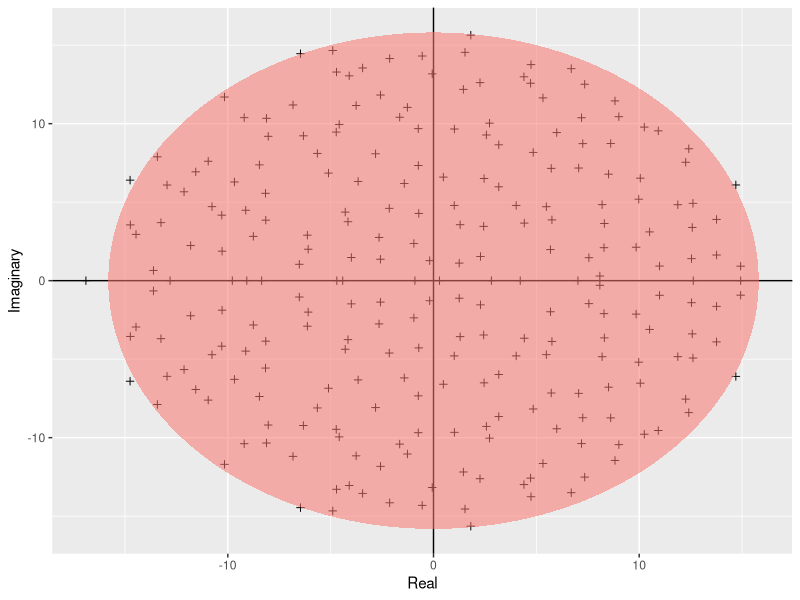

The R source for this figure:
### combine MQB scripts 
require(ggplot2)

#setwd("/home/lisa/Documents/CMEECourseWork/week3/DataR/code")


build_ellipse <- function(hradius, vradius){ # function that returns an ellipse
  npoints = 250
  a <- seq(0, 2 * pi, length = npoints + 1)
  x <- hradius * cos(a)
  y <- vradius * sin(a)  
  return(data.frame(x = x, y = y))
}

N <- 250 # Assign size of the matrix

M <- matrix(rnorm(N * N), N, N) # Build the matrix

eigvals <- eigen(M)$values # Find the eigenvalues

eigDF <- data.frame("Real" = Re(eigvals), "Imaginary" = Im(eigvals)) # Build a dataframe

my_radius <- sqrt(N) # The radius of the circle is sqrt(N)

ellDF <- build_ellipse(my_radius, my_radius) # Dataframe to plot the ellipse

names(ellDF) <- c("Real", "Imaginary") # rename the columns

# plot the eigenvalues
p <- ggplot(eigDF, aes(x = Real, y = Imaginary))
p <- p +
  geom_point(shape = I(3)) +
  theme(legend.position = "none")

# now add the vertical and horizontal line
p <- p + geom_hline(aes(yintercept = 0))
p <- p + geom_vline(aes(xintercept = 0))

# finally, add the ellipse
p <- p + geom_polygon(data = ellDF, aes(x = Real, y = Imaginary, alpha = 1/20, fill = "red"))


### save as pdf
ggsave("../results/Girko.pdf", plot = p)
